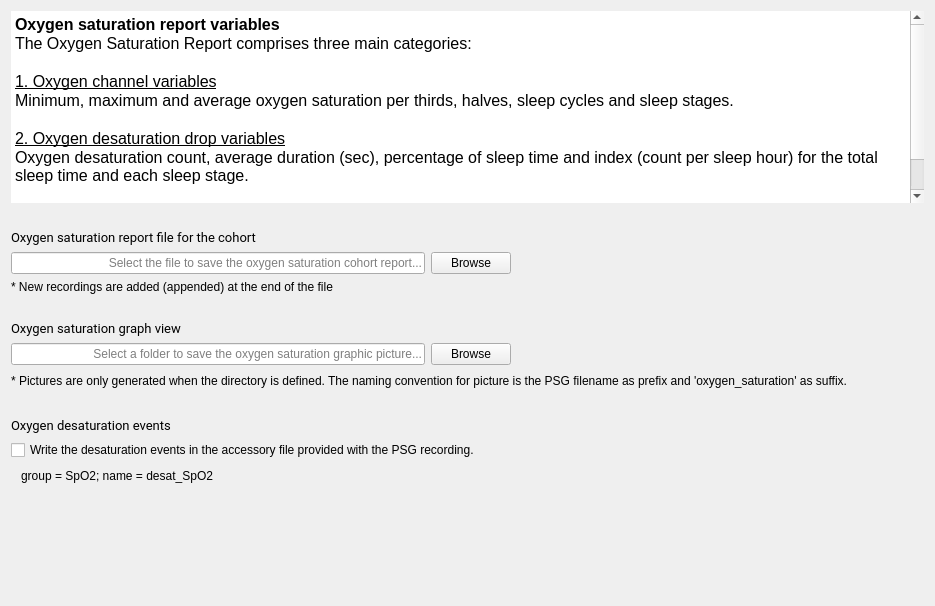
<ui version="4.0">
 <class>OutputFiles</class>
 <widget class="QWidget" name="OutputFiles">
  <property name="geometry">
   <rect>
    <x>0</x>
    <y>0</y>
    <width>935</width>
    <height>606</height>
   </rect>
  </property>
  <property name="windowTitle">
   <string />
  </property>
  <property name="styleSheet">
   <string notr="true">font: 12pt "Roboto";</string>
  </property>
  <layout class="QVBoxLayout" name="verticalLayout">
   <item>
    <widget class="QTextEdit" name="textEdit">
     <property name="minimumSize">
      <size>
       <width>0</width>
       <height>0</height>
      </size>
     </property>
     <property name="contextMenuPolicy">
      <enum>Qt::NoContextMenu</enum>
     </property>
     <property name="autoFillBackground">
      <bool>true</bool>
     </property>
     <property name="frameShape">
      <enum>QFrame::HLine</enum>
     </property>
     <property name="frameShadow">
      <enum>QFrame::Plain</enum>
     </property>
     <property name="lineWidth">
      <number>0</number>
     </property>
     <property name="readOnly">
      <bool>true</bool>
     </property>
     <property name="html">
      <string>&lt;!DOCTYPE HTML PUBLIC "-//W3C//DTD HTML 4.0//EN" "http://www.w3.org/TR/REC-html40/strict.dtd"&gt;
&lt;html&gt;&lt;head&gt;&lt;meta name="qrichtext" content="1" /&gt;&lt;style type="text/css"&gt;
p, li { white-space: pre-wrap; }
&lt;/style&gt;&lt;/head&gt;&lt;body style=" font-family:'Roboto'; font-size:12pt; font-weight:400; font-style:normal;"&gt;
&lt;p style=" margin-top:0px; margin-bottom:0px; margin-left:0px; margin-right:0px; -qt-block-indent:0; text-indent:0px;"&gt;&lt;span style=" font-weight:600;"&gt;Oxygen saturation report variables&lt;/span&gt;&lt;/p&gt;
&lt;p style=" margin-top:0px; margin-bottom:0px; margin-left:0px; margin-right:0px; -qt-block-indent:0; text-indent:0px;"&gt;The Oxygen Saturation Report comprises three main categories:&lt;/p&gt;
&lt;p style="-qt-paragraph-type:empty; margin-top:0px; margin-bottom:0px; margin-left:0px; margin-right:0px; -qt-block-indent:0; text-indent:0px;"&gt;&lt;br /&gt;&lt;/p&gt;
&lt;p style=" margin-top:0px; margin-bottom:0px; margin-left:0px; margin-right:0px; -qt-block-indent:0; text-indent:0px;"&gt;&lt;span style=" text-decoration: underline;"&gt;1. Oxygen channel variables&lt;/span&gt;&lt;/p&gt;
&lt;p style=" margin-top:0px; margin-bottom:0px; margin-left:0px; margin-right:0px; -qt-block-indent:0; text-indent:0px;"&gt;Minimum, maximum and average oxygen saturation per thirds, halves, sleep cycles and sleep stages.&lt;/p&gt;
&lt;p style="-qt-paragraph-type:empty; margin-top:0px; margin-bottom:0px; margin-left:0px; margin-right:0px; -qt-block-indent:0; text-indent:0px;"&gt;&lt;br /&gt;&lt;/p&gt;
&lt;p style=" margin-top:0px; margin-bottom:0px; margin-left:0px; margin-right:0px; -qt-block-indent:0; text-indent:0px;"&gt;&lt;span style=" text-decoration: underline;"&gt;2. Oxygen desaturation drop variables&lt;/span&gt;&lt;/p&gt;
&lt;p style=" margin-top:0px; margin-bottom:0px; margin-left:0px; margin-right:0px; -qt-block-indent:0; text-indent:0px;"&gt;Oxygen desaturation count, average duration (sec), percentage of sleep time and index (count per sleep hour) for the total sleep time and each sleep stage.&lt;/p&gt;
&lt;p style="-qt-paragraph-type:empty; margin-top:0px; margin-bottom:0px; margin-left:0px; margin-right:0px; -qt-block-indent:0; text-indent:0px;"&gt;&lt;br /&gt;&lt;/p&gt;
&lt;p style=" margin-top:0px; margin-bottom:0px; margin-left:0px; margin-right:0px; -qt-block-indent:0; text-indent:0px;"&gt;These variables are stored in the Oxygen Saturation Report, with one line per recording. Each new recording is appended to the report file.&lt;/p&gt;&lt;/body&gt;&lt;/html&gt;</string>
     </property>
    </widget>
   </item>
   <item>
    <spacer name="verticalSpacer_2">
     <property name="orientation">
      <enum>Qt::Vertical</enum>
     </property>
     <property name="sizeType">
      <enum>QSizePolicy::Minimum</enum>
     </property>
     <property name="sizeHint" stdset="0">
      <size>
       <width>20</width>
       <height>20</height>
      </size>
     </property>
    </spacer>
   </item>
   <item>
    <widget class="QLabel" name="label">
     <property name="font">
      <font>
       <family>Roboto</family>
       <pointsize>10</pointsize>
       <weight>50</weight>
       <italic>false</italic>
       <bold>false</bold>
      </font>
     </property>
     <property name="text">
      <string>Oxygen saturation report file for the cohort</string>
     </property>
    </widget>
   </item>
   <item>
    <layout class="QHBoxLayout" name="horizontalLayout">
     <item>
      <widget class="QLineEdit" name="lineEdit_filename">
       <property name="layoutDirection">
        <enum>Qt::LeftToRight</enum>
       </property>
       <property name="text">
        <string />
       </property>
       <property name="alignment">
        <set>Qt::AlignRight|Qt::AlignTrailing|Qt::AlignVCenter</set>
       </property>
       <property name="placeholderText">
        <string>Select the file to save the oxygen saturation cohort report...</string>
       </property>
      </widget>
     </item>
     <item>
      <widget class="QPushButton" name="pushButton_browse">
       <property name="text">
        <string>Browse</string>
       </property>
      </widget>
     </item>
     <item>
      <spacer name="horizontalSpacer">
       <property name="orientation">
        <enum>Qt::Horizontal</enum>
       </property>
       <property name="sizeType">
        <enum>QSizePolicy::MinimumExpanding</enum>
       </property>
       <property name="sizeHint" stdset="0">
        <size>
         <width>40</width>
         <height>20</height>
        </size>
       </property>
      </spacer>
     </item>
    </layout>
   </item>
   <item>
    <widget class="QLabel" name="label_4">
     <property name="text">
      <string>* New recordings are added (appended) at the end of the file </string>
     </property>
    </widget>
   </item>
   <item>
    <spacer name="verticalSpacer_3">
     <property name="orientation">
      <enum>Qt::Vertical</enum>
     </property>
     <property name="sizeType">
      <enum>QSizePolicy::Fixed</enum>
     </property>
     <property name="sizeHint" stdset="0">
      <size>
       <width>20</width>
       <height>20</height>
      </size>
     </property>
    </spacer>
   </item>
   <item>
    <widget class="QLabel" name="label_2">
     <property name="font">
      <font>
       <family>Roboto</family>
       <pointsize>10</pointsize>
       <weight>50</weight>
       <italic>false</italic>
       <bold>false</bold>
      </font>
     </property>
     <property name="text">
      <string>Oxygen saturation graph view</string>
     </property>
    </widget>
   </item>
   <item>
    <layout class="QHBoxLayout" name="horizontalLayout_2">
     <item>
      <widget class="QLineEdit" name="lineEdit_picturename">
       <property name="layoutDirection">
        <enum>Qt::LeftToRight</enum>
       </property>
       <property name="text">
        <string />
       </property>
       <property name="alignment">
        <set>Qt::AlignRight|Qt::AlignTrailing|Qt::AlignVCenter</set>
       </property>
       <property name="placeholderText">
        <string>Select a folder to save the oxygen saturation graphic picture...</string>
       </property>
      </widget>
     </item>
     <item>
      <widget class="QPushButton" name="pushButton_browse_pic">
       <property name="text">
        <string>Browse</string>
       </property>
      </widget>
     </item>
     <item>
      <spacer name="horizontalSpacer_2">
       <property name="orientation">
        <enum>Qt::Horizontal</enum>
       </property>
       <property name="sizeType">
        <enum>QSizePolicy::MinimumExpanding</enum>
       </property>
       <property name="sizeHint" stdset="0">
        <size>
         <width>40</width>
         <height>20</height>
        </size>
       </property>
      </spacer>
     </item>
    </layout>
   </item>
   <item>
    <layout class="QHBoxLayout" name="horizontalLayout_3">
     <item>
      <widget class="QLabel" name="label_3">
       <property name="text">
        <string>* Pictures are only generated when the directory is defined. The naming convention for picture is the PSG filename as prefix and 'oxygen_saturation' as suffix.</string>
       </property>
       <property name="alignment">
        <set>Qt::AlignRight|Qt::AlignTrailing|Qt::AlignVCenter</set>
       </property>
      </widget>
     </item>
     <item>
      <spacer name="horizontalSpacer_3">
       <property name="orientation">
        <enum>Qt::Horizontal</enum>
       </property>
       <property name="sizeHint" stdset="0">
        <size>
         <width>40</width>
         <height>20</height>
        </size>
       </property>
      </spacer>
     </item>
    </layout>
   </item>
   <item>
    <spacer name="verticalSpacer_4">
     <property name="orientation">
      <enum>Qt::Vertical</enum>
     </property>
     <property name="sizeType">
      <enum>QSizePolicy::Fixed</enum>
     </property>
     <property name="sizeHint" stdset="0">
      <size>
       <width>20</width>
       <height>20</height>
      </size>
     </property>
    </spacer>
   </item>
   <item>
    <widget class="QLabel" name="label_5">
     <property name="font">
      <font>
       <family>Roboto</family>
       <pointsize>10</pointsize>
       <weight>50</weight>
       <italic>false</italic>
       <bold>false</bold>
      </font>
     </property>
     <property name="text">
      <string>Oxygen desaturation events</string>
     </property>
    </widget>
   </item>
   <item>
    <widget class="QCheckBox" name="checkBox_writeEvts">
     <property name="text">
      <string>Write the desaturation events in the accessory file provided with the PSG recording.</string>
     </property>
    </widget>
   </item>
   <item>
    <layout class="QHBoxLayout" name="horizontalLayout_4">
     <item>
      <spacer name="horizontalSpacer_4">
       <property name="orientation">
        <enum>Qt::Horizontal</enum>
       </property>
       <property name="sizeType">
        <enum>QSizePolicy::Fixed</enum>
       </property>
       <property name="sizeHint" stdset="0">
        <size>
         <width>10</width>
         <height>20</height>
        </size>
       </property>
      </spacer>
     </item>
     <item>
      <widget class="QLabel" name="label_6">
       <property name="text">
        <string>group = SpO2; name = desat_SpO2</string>
       </property>
      </widget>
     </item>
    </layout>
   </item>
   <item>
    <spacer name="verticalSpacer">
     <property name="orientation">
      <enum>Qt::Vertical</enum>
     </property>
     <property name="sizeHint" stdset="0">
      <size>
       <width>20</width>
       <height>8</height>
      </size>
     </property>
    </spacer>
   </item>
  </layout>
 </widget>
 <resources><include location="../../../../../scinodes_poc/src/main/python/ui/themes/themes.qrc" /></resources>
 <connections>
  <connection>
   <sender>pushButton_browse</sender>
   <signal>clicked()</signal>
   <receiver>OutputFiles</receiver>
   <slot>browse_slot()</slot>
   <hints>
    <hint type="sourcelabel">
     <x>322</x>
     <y>318</y>
    </hint>
    <hint type="destinationlabel">
     <x>364</x>
     <y>294</y>
    </hint>
   </hints>
  </connection>
  <connection>
   <sender>pushButton_browse_pic</sender>
   <signal>clicked()</signal>
   <receiver>OutputFiles</receiver>
   <slot>browse_pic_slot()</slot>
   <hints>
    <hint type="sourcelabel">
     <x>480</x>
     <y>333</y>
    </hint>
    <hint type="destinationlabel">
     <x>364</x>
     <y>294</y>
    </hint>
   </hints>
  </connection>
  <connection>
   <sender>checkBox_writeEvts</sender>
   <signal>clicked()</signal>
   <receiver>OutputFiles</receiver>
   <slot>write_checkbox_slot()</slot>
   <hints>
    <hint type="sourcelabel">
     <x>432</x>
     <y>471</y>
    </hint>
    <hint type="destinationlabel">
     <x>432</x>
     <y>322</y>
    </hint>
   </hints>
  </connection>
 </connections>
 <slots>
  <slot>browse_slot()</slot>
  <slot>browse_pic_slot()</slot>
  <slot>write_checkbox_slot()</slot>
 </slots>
</ui>
